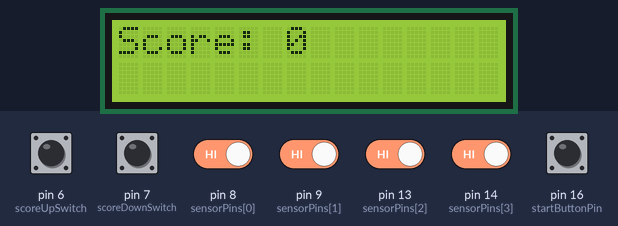
Bench run of a sketch on a simulated Arduino Uno, built with avr-gcc and run on an emulated ATmega328P. Parts: 16×2 character LCD. The inputs (shaded band) are chosen by the test bench; at power-on: pin 6 (scoreUpSwitch), pin 7 (scoreDownSwitch), pin 8 (sensorPins[0]), pin 9 (sensorPins[1]), pin 13 (sensorPins[2]), pin 14 (sensorPins[3]), pin 16 (startButtonPin) HIGH. What the sketch prints to the serial monitor is not drawn.

Above: at 1.2 s.
1.3 s: pin 16 (startButtonPin) pulled LOW for 0.15 s
At 2.3 s:
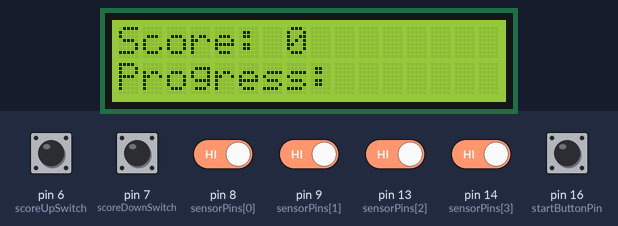
2.9 s: pin 8 (sensorPins[0]) driven LOW
At 3.05 s:
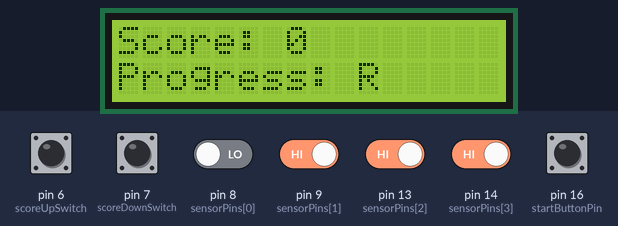
5.9 s: pin 9 (sensorPins[1]) driven LOW
At 6.72 s:
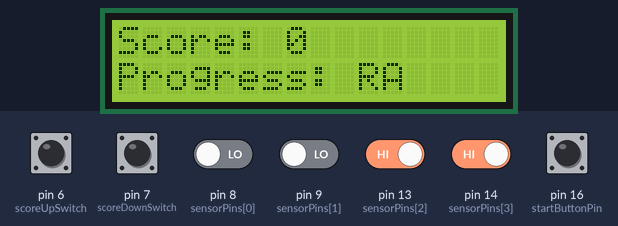
8.9 s: pin 13 (sensorPins[2]) driven LOW
At 9.46 s:
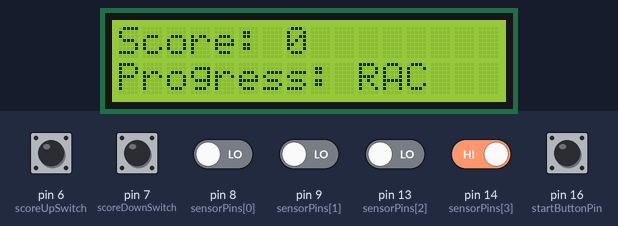
11.9 s: pin 14 (sensorPins[3]) driven LOW
At 13.74 s:
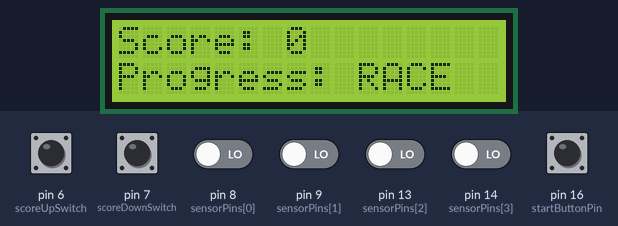
Timing chart, 0 to 15.2 s (numbered marks = the images above; inputs shaded):
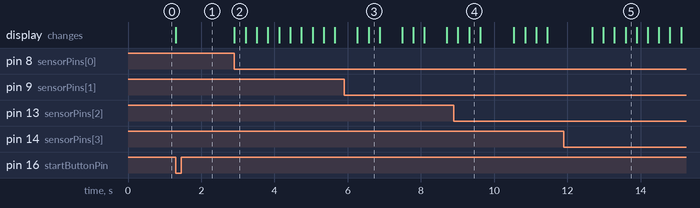

Measured:
- after the input at 1.3 s, the display: changes at once (image 1)
- after the input at 2.9 s, the display: changes at once (image 2)
- after the input at 8.9 s, the display: first differs from a run without the input after 0.42 s (image 4)

The sketch:

gameLogic.ino
```cpp
#include <Arduino.h>
#include <LiquidCrystal.h>

// LCD Setup
LiquidCrystal lcd(12, 10, 11, 5, 4, 3, 2);

// Pins
const int startButtonPin = 16;      // New start button
const int scoreUpSwitch = 6;        // +50 pts
const int scoreDownSwitch = 7;      // -50 pts

const int sensorPins[4] = {8, 9, 13, 14};  // R-A-C-E sensors

// Game State
int score = 0;
String targetWord = "RACE";
String currentProgress = "";
bool gameRunning = false;

void resetGame() {
  gameRunning = false;
  score = 0;
  currentProgress = "";
  lcd.clear();
  lcd.print("Score: 0");
  Serial.println("Game Reset!");
}

void flashLCD(String text, int times = 3, int delayTime = 300) {
  for (int i = 0; i < times; i++) {
    lcd.clear();
    lcd.print(text);
    delay(delayTime);
    lcd.clear();
    delay(delayTime);
  }
}

void updateDisplay() {
  lcd.clear();
  lcd.setCursor(0, 0);
  lcd.print("Score: " + String(score));
  lcd.setCursor(0, 1);
  lcd.print("Progress: " + currentProgress);
}

void setup() {
  Serial.begin(9600);
  lcd.begin(16, 2);
  lcd.print("Ready to Start");

  pinMode(startButtonPin, INPUT_PULLUP);
  pinMode(scoreUpSwitch, INPUT_PULLUP);
  pinMode(scoreDownSwitch, INPUT_PULLUP);
  for (int i = 0; i < 4; i++) {
    pinMode(sensorPins[i], INPUT_PULLUP);
  }

  resetGame();
}

void loop() {
  // Wait for Start
  if (!gameRunning && digitalRead(startButtonPin) == LOW) {
    gameRunning = true;
    currentProgress = "";
    score = 0;
    updateDisplay();
    Serial.println("Game Started!");
    delay(300); // Debounce
  }

  if (!gameRunning) return;


  // Score control
  if (digitalRead(scoreUpSwitch) == LOW) {
    score += 50;
    updateDisplay();
    delay(300);
  }
  if (digitalRead(scoreDownSwitch) == LOW) {
    score -= 50;
    updateDisplay();
    delay(300);
  }

  for (int i = 0; i < 4; i++) {
    if (digitalRead(sensorPins[i]) == LOW) {
      char expected = targetWord.charAt(currentProgress.length());
      char hit = targetWord.charAt(i);

      if (hit == expected) {
        currentProgress += hit;
        Serial.print("Progress: ");
        Serial.println(currentProgress);
        updateDisplay();
        delay(300);
      } else {
        Serial.println("Wrong order! Resetting progress.");
        currentProgress = "";
        updateDisplay();
        delay(300);
      }

      // Jackpot check
      if (currentProgress == targetWord) {
        score += 500;
        flashLCD("VROOM!", 4);
        currentProgress = "";
        updateDisplay();
        delay(300);
      }
    }
  }
}
```
